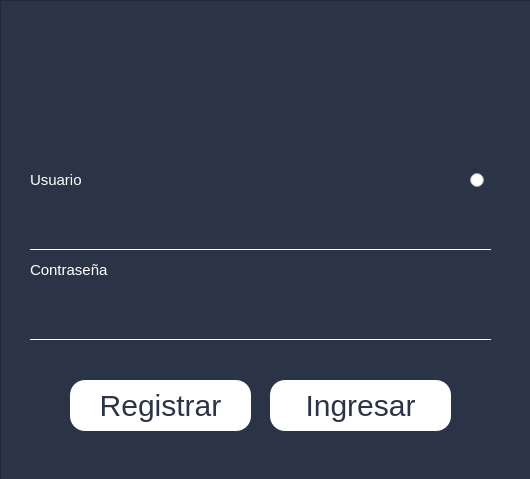
<?xml version="1.0" encoding="UTF-8"?>
<ui version="4.0">
 <class>MainWindow</class>
 <widget class="QMainWindow" name="MainWindow">
  <property name="geometry">
   <rect>
    <x>0</x>
    <y>0</y>
    <width>530</width>
    <height>479</height>
   </rect>
  </property>
  <property name="windowTitle">
   <string>MainWindow</string>
  </property>
  <property name="styleSheet">
   <string notr="true">*{
font-family: segoe ui;
}
QLabel{
font-size: 15px;
color: white;
}
QFrame{
background: #2B3446;
}
QPushButton{
color: #2B3446;
border-radius: 15px;
background:white;
font-size: 30px;
}
QPushButton:hover{
background: #2B3446;
color: white;
border-color: white;
border-radius: 15px;
}
QLineEdit{
background:transparent;
color: white;
border: none;
border-bottom: 1px solid;
border-color: white;
font-size: 30px;
}
#ErrorLabel{
font-size: 20px;
background: transparent;
color: red
}</string>
  </property>
  <widget class="QWidget" name="centralwidget">
   <widget class="QFrame" name="frame">
    <property name="geometry">
     <rect>
      <x>0</x>
      <y>0</y>
      <width>531</width>
      <height>481</height>
     </rect>
    </property>
    <property name="frameShape">
     <enum>QFrame::StyledPanel</enum>
    </property>
    <property name="frameShadow">
     <enum>QFrame::Raised</enum>
    </property>
    <widget class="QLineEdit" name="usernameLine">
     <property name="geometry">
      <rect>
       <x>30</x>
       <y>189</y>
       <width>461</width>
       <height>61</height>
      </rect>
     </property>
     <property name="contextMenuPolicy">
      <enum>Qt::DefaultContextMenu</enum>
     </property>
     <property name="text">
      <string/>
     </property>
     <property name="echoMode">
      <enum>QLineEdit::Normal</enum>
     </property>
     <property name="cursorPosition">
      <number>0</number>
     </property>
    </widget>
    <widget class="QLineEdit" name="passwordLine">
     <property name="geometry">
      <rect>
       <x>30</x>
       <y>279</y>
       <width>461</width>
       <height>61</height>
      </rect>
     </property>
     <property name="text">
      <string/>
     </property>
     <property name="echoMode">
      <enum>QLineEdit::Password</enum>
     </property>
     <property name="cursorPosition">
      <number>0</number>
     </property>
    </widget>
    <widget class="QLabel" name="usernameLabel">
     <property name="geometry">
      <rect>
       <x>30</x>
       <y>170</y>
       <width>191</width>
       <height>20</height>
      </rect>
     </property>
     <property name="text">
      <string>Usuario</string>
     </property>
    </widget>
    <widget class="QLabel" name="passwordLabel">
     <property name="geometry">
      <rect>
       <x>30</x>
       <y>260</y>
       <width>191</width>
       <height>20</height>
      </rect>
     </property>
     <property name="text">
      <string>Contraseña</string>
     </property>
    </widget>
    <widget class="QLabel" name="label_3">
     <property name="geometry">
      <rect>
       <x>90</x>
       <y>20</y>
       <width>381</width>
       <height>171</height>
      </rect>
     </property>
     <property name="styleSheet">
      <string notr="true"/>
     </property>
     <property name="text">
      <string/>
     </property>
     <property name="pixmap">
      <pixmap resource="logo.qrc">:/logo/easy_blanco.svg</pixmap>
     </property>
    </widget>
    <widget class="QPushButton" name="registerButton">
     <property name="geometry">
      <rect>
       <x>70</x>
       <y>380</y>
       <width>181</width>
       <height>51</height>
      </rect>
     </property>
     <property name="text">
      <string>Registrar</string>
     </property>
    </widget>
    <widget class="QPushButton" name="loginButton">
     <property name="geometry">
      <rect>
       <x>270</x>
       <y>380</y>
       <width>181</width>
       <height>51</height>
      </rect>
     </property>
     <property name="text">
      <string>Ingresar</string>
     </property>
    </widget>
    <widget class="QLabel" name="ErrorLabel">
     <property name="geometry">
      <rect>
       <x>30</x>
       <y>350</y>
       <width>461</width>
       <height>31</height>
      </rect>
     </property>
     <property name="text">
      <string/>
     </property>
     <property name="alignment">
      <set>Qt::AlignLeading|Qt::AlignLeft|Qt::AlignVCenter</set>
     </property>
    </widget>
    <widget class="QRadioButton" name="adminButton">
     <property name="geometry">
      <rect>
       <x>470</x>
       <y>170</y>
       <width>16</width>
       <height>20</height>
      </rect>
     </property>
     <property name="text">
      <string/>
     </property>
    </widget>
   </widget>
  </widget>
 </widget>
 <resources>
  <include location="logo.qrc"/>
  <include location="logo.qrc"/>
 </resources>
 <connections/>
</ui>
